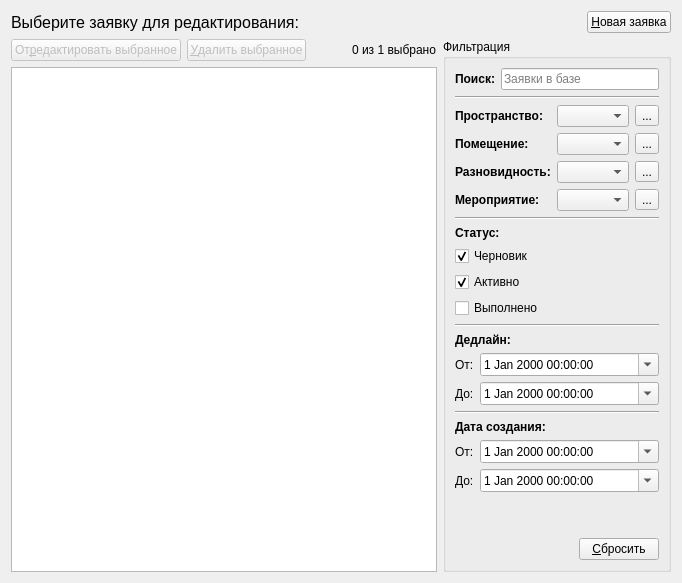
      <widget class="QWidget" name="requestsTab">
       <attribute name="icon">
        <iconset>
         <normaloff>resourses/work.png</normaloff>resourses/work.png</iconset>
       </attribute>
       <attribute name="title">
        <string>&amp;Заявки</string>
       </attribute>
       <layout class="QGridLayout" name="gridLayout">
        <item row="0" column="0">
         <layout class="QHBoxLayout" name="horizontalLayout_14">
          <item>
           <widget class="QLabel" name="label_6">
            <property name="font">
             <font>
              <pointsize>12</pointsize>
             </font>
            </property>
            <property name="text">
             <string>Выберите заявку для редактирования:</string>
            </property>
           </widget>
          </item>
          <item>
           <spacer name="horizontalSpacer_5">
            <property name="orientation">
             <enum>Qt::Horizontal</enum>
            </property>
            <property name="sizeHint" stdset="0">
             <size>
              <width>40</width>
              <height>20</height>
             </size>
            </property>
           </spacer>
          </item>
          <item>
           <widget class="QPushButton" name="pushButton_4">
            <property name="text">
             <string>&amp;Новая заявка</string>
            </property>
            <property name="icon">
             <iconset>
              <normaloff>resourses/create.png</normaloff>resourses/create.png</iconset>
            </property>
           </widget>
          </item>
         </layout>
        </item>
        <item row="2" column="0">
         <layout class="QHBoxLayout" name="horizontalLayout_8">
          <item>
           <layout class="QVBoxLayout" name="verticalLayout_6">
            <item>
             <layout class="QHBoxLayout" name="horizontalLayout_9">
              <item>
               <widget class="QPushButton" name="pushButton_5">
                <property name="enabled">
                 <bool>false</bool>
                </property>
                <property name="text">
                 <string>От&amp;редактировать выбранное</string>
                </property>
                <property name="icon">
                 <iconset>
                  <normaloff>resourses/edit.png</normaloff>resourses/edit.png</iconset>
                </property>
               </widget>
              </item>
              <item>
               <widget class="QPushButton" name="pushButton_6">
                <property name="enabled">
                 <bool>false</bool>
                </property>
                <property name="text">
                 <string>&amp;Удалить выбранное</string>
                </property>
                <property name="icon">
                 <iconset>
                  <normaloff>resourses/delete.png</normaloff>resourses/delete.png</iconset>
                </property>
               </widget>
              </item>
              <item>
               <spacer name="horizontalSpacer_3">
                <property name="orientation">
                 <enum>Qt::Horizontal</enum>
                </property>
                <property name="sizeHint" stdset="0">
                 <size>
                  <width>40</width>
                  <height>20</height>
                 </size>
                </property>
               </spacer>
              </item>
              <item>
               <widget class="QLabel" name="label_16">
                <property name="text">
                 <string>0 из 1 выбрано</string>
                </property>
               </widget>
              </item>
             </layout>
            </item>
            <item>
             <widget class="QTableView" name="tableView_2">
              <property name="selectionMode">
               <enum>QAbstractItemView::SingleSelection</enum>
              </property>
              <property name="selectionBehavior">
               <enum>QAbstractItemView::SelectRows</enum>
              </property>
              <property name="sortingEnabled">
               <bool>true</bool>
              </property>
              <attribute name="horizontalHeaderHighlightSections">
               <bool>true</bool>
              </attribute>
              <attribute name="verticalHeaderVisible">
               <bool>true</bool>
              </attribute>
              <attribute name="verticalHeaderCascadingSectionResizes">
               <bool>true</bool>
              </attribute>
              <attribute name="verticalHeaderDefaultSectionSize">
               <number>24</number>
              </attribute>
             </widget>
            </item>
           </layout>
          </item>
          <item>
           <widget class="QGroupBox" name="groupBox_2">
            <property name="sizePolicy">
             <sizepolicy hsizetype="Maximum" vsizetype="Expanding">
              <horstretch>0</horstretch>
              <verstretch>0</verstretch>
             </sizepolicy>
            </property>
            <property name="title">
             <string>Фильтрация</string>
            </property>
            <layout class="QVBoxLayout" name="verticalLayout_9">
             <item>
              <layout class="QHBoxLayout" name="horizontalLayout_15">
               <item>
                <widget class="QLabel" name="label_18">
                 <property name="font">
                  <font>
                   <bold>true</bold>
                  </font>
                 </property>
                 <property name="text">
                  <string>Поиск:</string>
                 </property>
                </widget>
               </item>
               <item>
                <widget class="QLineEdit" name="lineEdit_2">
                 <property name="text">
                  <string/>
                 </property>
                 <property name="placeholderText">
                  <string>Заявки в базе</string>
                 </property>
                 <property name="clearButtonEnabled">
                  <bool>true</bool>
                 </property>
                </widget>
               </item>
              </layout>
             </item>
             <item>
              <widget class="Line" name="line_4">
               <property name="orientation">
                <enum>Qt::Horizontal</enum>
               </property>
              </widget>
             </item>
             <item>
              <layout class="QFormLayout" name="formLayout_2">
               <item row="0" column="0">
                <widget class="QLabel" name="label_17">
                 <property name="font">
                  <font>
                   <bold>true</bold>
                  </font>
                 </property>
                 <property name="text">
                  <string>Пространство:</string>
                 </property>
                </widget>
               </item>
               <item row="0" column="1">
                <layout class="QHBoxLayout" name="horizontalLayout_4">
                 <item>
                  <widget class="QComboBox" name="comboBox"/>
                 </item>
                 <item>
                  <widget class="QToolButton" name="toolButton_6">
                   <property name="text">
                    <string>...</string>
                   </property>
                   <property name="icon">
                    <iconset>
                     <normaloff>resourses/question.png</normaloff>resourses/question.png</iconset>
                   </property>
                  </widget>
                 </item>
                </layout>
               </item>
               <item row="1" column="0">
                <widget class="QLabel" name="label_7">
                 <property name="font">
                  <font>
                   <bold>true</bold>
                  </font>
                 </property>
                 <property name="text">
                  <string>Помещение:</string>
                 </property>
                </widget>
               </item>
               <item row="1" column="1">
                <layout class="QHBoxLayout" name="horizontalLayout_11">
                 <item>
                  <widget class="QComboBox" name="comboBox_6"/>
                 </item>
                 <item>
                  <widget class="QToolButton" name="toolButton_4">
                   <property name="text">
                    <string>...</string>
                   </property>
                   <property name="icon">
                    <iconset>
                     <normaloff>resourses/maximize.png</normaloff>resourses/maximize.png</iconset>
                   </property>
                  </widget>
                 </item>
                </layout>
               </item>
               <item row="2" column="0">
                <widget class="QLabel" name="label_4">
                 <property name="font">
                  <font>
                   <bold>true</bold>
                  </font>
                 </property>
                 <property name="text">
                  <string>Разновидность:</string>
                 </property>
                </widget>
               </item>
               <item row="2" column="1">
                <layout class="QHBoxLayout" name="horizontalLayout_10">
                 <item>
                  <widget class="QComboBox" name="comboBox_5"/>
                 </item>
                 <item>
                  <widget class="QToolButton" name="toolButton_3">
                   <property name="text">
                    <string>...</string>
                   </property>
                   <property name="icon">
                    <iconset>
                     <normaloff>resourses/maximize.png</normaloff>resourses/maximize.png</iconset>
                   </property>
                  </widget>
                 </item>
                </layout>
               </item>
               <item row="3" column="0">
                <widget class="QLabel" name="label_8">
                 <property name="font">
                  <font>
                   <bold>true</bold>
                  </font>
                 </property>
                 <property name="text">
                  <string>Мероприятие:</string>
                 </property>
                </widget>
               </item>
               <item row="3" column="1">
                <layout class="QHBoxLayout" name="horizontalLayout_13">
                 <item>
                  <widget class="QComboBox" name="comboBox_7"/>
                 </item>
                 <item>
                  <widget class="QToolButton" name="toolButton_5">
                   <property name="text">
                    <string>...</string>
                   </property>
                   <property name="icon">
                    <iconset theme="0">
                     <normaloff>resourses/maximize.png</normaloff>resourses/maximize.png</iconset>
                   </property>
                  </widget>
                 </item>
                </layout>
               </item>
              </layout>
             </item>
             <item>
              <widget class="Line" name="line">
               <property name="orientation">
                <enum>Qt::Horizontal</enum>
               </property>
              </widget>
             </item>
             <item>
              <widget class="QLabel" name="label_9">
               <property name="font">
                <font>
                 <bold>true</bold>
                </font>
               </property>
               <property name="text">
                <string>Статус:</string>
               </property>
              </widget>
             </item>
             <item>
              <widget class="QCheckBox" name="checkBox_3">
               <property name="text">
                <string>Черновик</string>
               </property>
               <property name="checked">
                <bool>true</bool>
               </property>
              </widget>
             </item>
             <item>
              <widget class="QCheckBox" name="checkBox_2">
               <property name="text">
                <string>Активно</string>
               </property>
               <property name="checked">
                <bool>true</bool>
               </property>
              </widget>
             </item>
             <item>
              <widget class="QCheckBox" name="checkBox_4">
               <property name="text">
                <string>Выполнено</string>
               </property>
              </widget>
             </item>
             <item>
              <widget class="Line" name="line_2">
               <property name="orientation">
                <enum>Qt::Horizontal</enum>
               </property>
              </widget>
             </item>
             <item>
              <widget class="QLabel" name="label_10">
               <property name="font">
                <font>
                 <bold>true</bold>
                </font>
               </property>
               <property name="text">
                <string>Дедлайн:</string>
               </property>
              </widget>
             </item>
             <item>
              <layout class="QFormLayout" name="formLayout_3">
               <item row="0" column="0">
                <widget class="QLabel" name="label_11">
                 <property name="text">
                  <string>От:</string>
                 </property>
                </widget>
               </item>
               <item row="0" column="1">
                <widget class="QDateTimeEdit" name="dateTimeEdit">
                 <property name="calendarPopup">
                  <bool>true</bool>
                 </property>
                </widget>
               </item>
               <item row="1" column="1">
                <widget class="QDateTimeEdit" name="dateTimeEdit_2">
                 <property name="calendarPopup">
                  <bool>true</bool>
                 </property>
                </widget>
               </item>
               <item row="1" column="0">
                <widget class="QLabel" name="label_12">
                 <property name="text">
                  <string>До:</string>
                 </property>
                </widget>
               </item>
              </layout>
             </item>
             <item>
              <widget class="Line" name="line_3">
               <property name="orientation">
                <enum>Qt::Horizontal</enum>
               </property>
              </widget>
             </item>
             <item>
              <widget class="QLabel" name="label_13">
               <property name="font">
                <font>
                 <bold>true</bold>
                </font>
               </property>
               <property name="text">
                <string>Дата создания:</string>
               </property>
              </widget>
             </item>
             <item>
              <layout class="QFormLayout" name="formLayout_4">
               <item row="1" column="0">
                <widget class="QLabel" name="label_14">
                 <property name="text">
                  <string>До:</string>
                 </property>
                </widget>
               </item>
               <item row="0" column="0">
                <widget class="QLabel" name="label_15">
                 <property name="text">
                  <string>От:</string>
                 </property>
                </widget>
               </item>
               <item row="0" column="1">
                <widget class="QDateTimeEdit" name="dateTimeEdit_3">
                 <property name="calendarPopup">
                  <bool>true</bool>
                 </property>
                </widget>
               </item>
               <item row="1" column="1">
                <widget class="QDateTimeEdit" name="dateTimeEdit_4">
                 <property name="calendarPopup">
                  <bool>true</bool>
                 </property>
                </widget>
               </item>
              </layout>
             </item>
             <item>
              <spacer name="verticalSpacer_2">
               <property name="orientation">
                <enum>Qt::Vertical</enum>
               </property>
               <property name="sizeHint" stdset="0">
                <size>
                 <width>20</width>
                 <height>40</height>
                </size>
               </property>
              </spacer>
             </item>
             <item>
              <layout class="QHBoxLayout" name="horizontalLayout_12">
               <item>
                <spacer name="horizontalSpacer_4">
                 <property name="orientation">
                  <enum>Qt::Horizontal</enum>
                 </property>
                 <property name="sizeHint" stdset="0">
                  <size>
                   <width>40</width>
                   <height>20</height>
                  </size>
                 </property>
                </spacer>
               </item>
               <item>
                <widget class="QPushButton" name="pushButton_7">
                 <property name="text">
                  <string>&amp;Сбросить</string>
                 </property>
                </widget>
               </item>
              </layout>
             </item>
            </layout>
           </widget>
          </item>
         </layout>
        </item>
       </layout>
      </widget>
